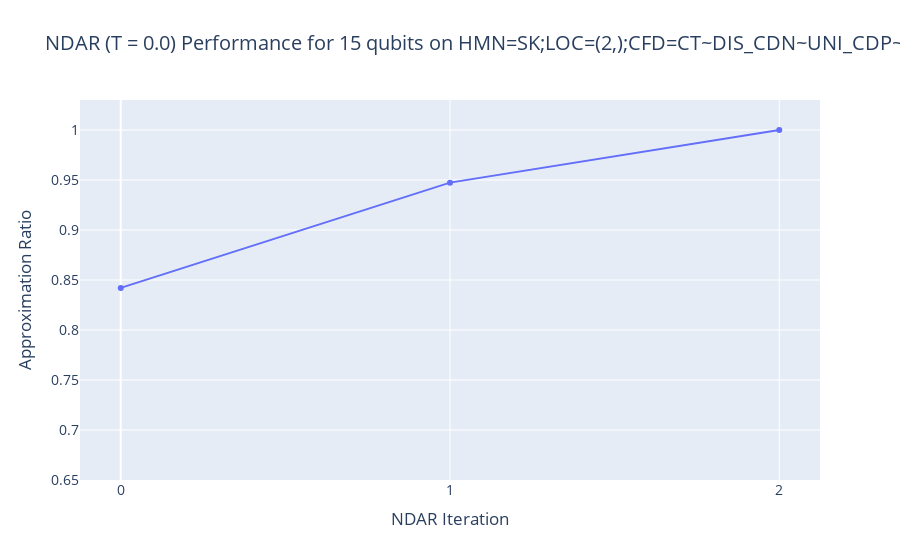

Notebook code for this chart:
### Code cell
xs = ndar_data[SNV.NDARIteration.id_long].tolist()
ys = ndar_data[SNV.EnergyBest.id_long].tolist()
#convert to approximation ratios
ys = [(highest_energy - Ei) / (highest_energy - ground_state_energy) for Ei in ys]

ndar_figure = go.Figure()
ndar_figure.add_trace(go.Scatter(x=xs, y=ys, mode='lines+markers', name=f'NDAR p(0|1) = {p_01}'))

ndar_figure.update_layout(
    title=f"NDAR (T = {temperature}) Performance for {number_of_qubits} qubits on {cost_hamiltonian.hamiltonian_class_specifier.get_description_string()}",
    xaxis_title="NDAR Iteration",
    yaxis_title="Approximation Ratio",
    template="plotly",
    font=dict(size=14),
    hovermode="x unified"
)
ndar_figure.update_yaxes(range=[0.65, 1.03])
#update xticks to only NDAR iterations:
ndar_figure.update_xaxes(tickvals=xs)

plotly.offline.plot(ndar_figure,
                    filename=f'../temp/NDAR_performance.html')
ndar_figure.show()

### Figure 1 — Plotly figure (JSON) as saved in the notebook; plotly's stock layout.template omitted (floating-point values rounded to 4 significant figures)
{"data": [{"mode": "lines+markers", "name": "NDAR p(0|1) = 0.9333333333333333", "x": [0, 1, 2], "y": [0.8421, 0.9474, 1.0], "type": "scatter"}], "layout": {"font": {"size": 14}, "title": {"text": "NDAR (T = 0.0) Performance for 15 qubits on HMN=SK;LOC=(2,);CFD=CT~DIS_CDN~UNI_CDP~low~-1_high~1_step~1"}, "xaxis": {"title": {"text": "NDAR Iteration"}, "tickvals": [0, 1, 2]}, "yaxis": {"title": {"text": "Approximation Ratio"}, "range": [0.65, 1.03]}, "hovermode": "x unified"}}
